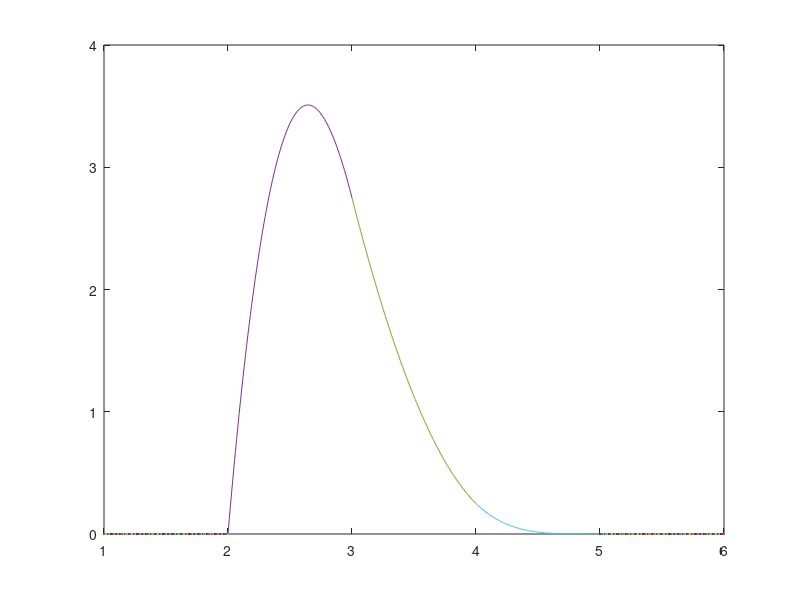

Write the MATLAB code that produced this figure.
clc; clear;

% Question 4
%f = -5:0.01:5;
%yf = (8.*exp(-j*6*pi*f).*sinc(2*f).*sinc(2*f)) + (4.*exp(-j*12*pi*f).*sinc(2*f).*sinc(f)) + (4.*exp(-j*16*pi*f).*sinc(2*f));

%plot(f, angle(yf));

% Question 1
%f = -20:0.01:20;
%yf = 12.*sinc(3*f).*sinc(f) + 2.*sinc(f).^2.*exp(-1i*4*pi*f) + 6.*sinc(3*f).*sinc(f).*exp(1i*2*pi*f) + sinc(f).^2.*exp(-1i*2*pi*f);

%plot(f, angle(yf));

% Question 2
t1 = 1:0.01:2;
yt1 = 0;

t2 = 2:0.01:3;
yt2 = -(1/4)*t2.^4 + 5*t2.^3 - 36*t2.^2 + 104*t2 - 100;

t3 = 3:0.01:4;
yt3 = (3/2)*t3.^2 - 13*t3 + (113/4);

t4 = 4:0.01:5;
yt4 = (1/4)*t4.^4 - 5*t4.^3 + (75/2)*t4.^2 - 125*t4 + (625/4);

t5 = 5:0.01:6;
yt5 = 0;
plot(t1, yt1, t2, yt2, t3, yt3, t4, yt4, t5, yt5);